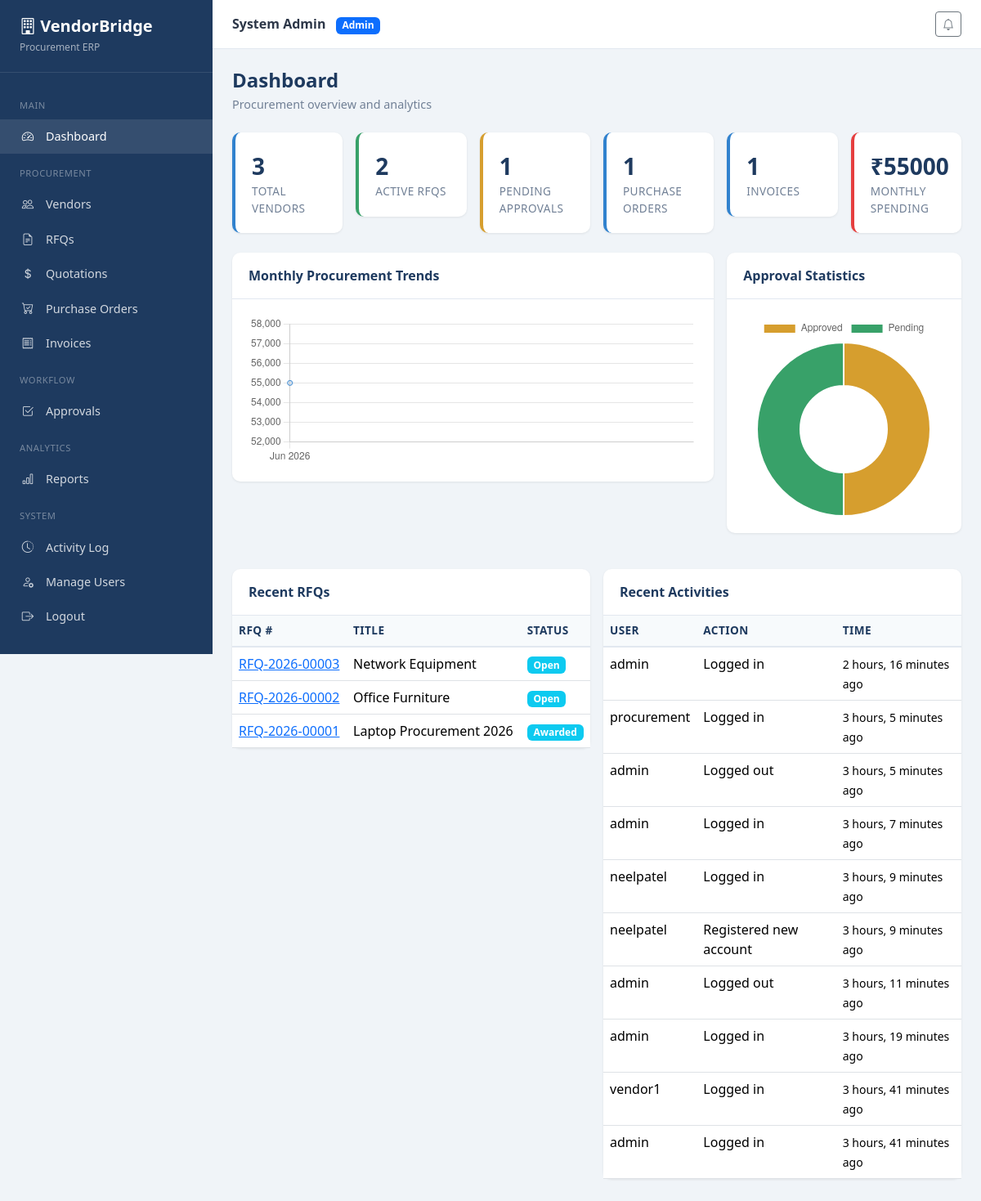
Screenshot of / (signed in) with the database file from the repository.
### accounts/models.py (models this page shows, shortened)
class User(AbstractUser):
    ROLE_ADMIN = 'admin'
    ROLE_PROCUREMENT = 'procurement_officer'
    ROLE_VENDOR = 'vendor'
    ROLE_MANAGER = 'manager'
    ROLE_CHOICES = [
        (ROLE_ADMIN, 'Admin'),
        (ROLE_PROCUREMENT, 'Procurement Officer'),
        (ROLE_VENDOR, 'Vendor'),
        (ROLE_MANAGER, 'Manager / Approver'),
    ]
    role = models.CharField(max_length=30, choices=ROLE_CHOICES, default=ROLE_PROCUREMENT)
    phone = models.CharField(max_length=20, blank=True)
    created_at = models.DateTimeField(auto_now_add=True)
    class Meta:
        ordering = ['username']
    @property
    def is_admin_role(self):
        return self.role == self.ROLE_ADMIN or self.is_superuser
    @property
    def is_vendor_role(self):
        return self.role == self.ROLE_VENDOR

### procurement/models.py (models this page shows, shortened)
class RFQ(models.Model):
    STATUS_DRAFT = 'draft'
    STATUS_OPEN = 'open'
    STATUS_CLOSED = 'closed'
    STATUS_AWARDED = 'awarded'
    STATUS_CHOICES = [
        (STATUS_DRAFT, 'Draft'),
        (STATUS_OPEN, 'Open'),
        (STATUS_CLOSED, 'Closed'),
        (STATUS_AWARDED, 'Awarded'),
    ]
    rfq_number = models.CharField(max_length=30, unique=True, default=generate_rfq_number)
    title = models.CharField(max_length=200)
    product_name = models.CharField(max_length=200)
    description = models.TextField()
    quantity = models.PositiveIntegerField(default=1)
    deadline = models.DateTimeField()
    attachment = models.FileField(upload_to='rfq_attachments/', blank=True, null=True)
    assigned_vendors = models.ManyToManyField(Vendor, blank=True, related_name='assigned_rfqs')
    created_by = models.ForeignKey(
        settings.AUTH_USER_MODEL,
        on_delete=models.SET_NULL,
        null=True,
        related_name='created_rfqs',
    )
    status = models.CharField(max_length=20, choices=STATUS_CHOICES, default=STATUS_OPEN)
    created_at = models.DateTimeField(auto_now_add=True)
    class Meta:
        ordering = ['-created_at']
        verbose_name = 'RFQ'
        verbose_name_plural = 'RFQs'

### core/models.py (models this page shows, shortened)
class ActivityLog(models.Model):
    user = models.ForeignKey(
        settings.AUTH_USER_MODEL,
        on_delete=models.SET_NULL,
        null=True,
        related_name='activity_logs',
    )
    action = models.CharField(max_length=255)
    module = models.CharField(max_length=100)
    timestamp = models.DateTimeField(auto_now_add=True)
    class Meta:
        ordering = ['-timestamp']

### core/views.py (the view)
# urls.py: path('', views.dashboard, name='dashboard'),
@login_required
def dashboard(request):
    if request.user.is_vendor_role:
        return redirect('procurement:vendor_rfq_list')
    now = timezone.now()
    month_start = now.replace(day=1, hour=0, minute=0, second=0, microsecond=0)
    stats = {
        'total_vendors': Vendor.objects.filter(status=Vendor.STATUS_ACTIVE).count(),
        'active_rfqs': RFQ.objects.filter(status=RFQ.STATUS_OPEN).count(),
        'pending_approvals': Approval.objects.filter(status=Approval.STATUS_PENDING).count(),
        'purchase_orders': PurchaseOrder.objects.count(),
        'invoices': Invoice.objects.count(),
        'monthly_spending': PurchaseOrder.objects.filter(
            created_at__gte=month_start
        ).aggregate(total=Sum('amount'))['total'] or 0,
    }
    recent_activities = ActivityLog.objects.select_related('user')[:10]
    recent_rfqs = RFQ.objects.order_by('-created_at')[:5]
    pending_approvals = Approval.objects.filter(
        status=Approval.STATUS_PENDING
    ).select_related('rfq')[:5]
    monthly_trends = (
        PurchaseOrder.objects
        .annotate(month=TruncMonth('created_at'))
        .values('month')
        .annotate(total=Sum('amount'), count=Count('id'))
        .order_by('month')[:6]
    )
    trend_labels = [item['month'].strftime('%b %Y') if item['month'] else '' for item in monthly_trends]
    trend_values = [float(item['total'] or 0) for item in monthly_trends]
    approval_stats = list(Approval.objects.values('status').annotate(count=Count('id')))
    return render(request, 'core/dashboard.html', {
        'stats': stats,
        'recent_activities': recent_activities,
        'recent_rfqs': recent_rfqs,
        'pending_approvals': pending_approvals,
        'trend_labels_json': json.dumps(trend_labels),
        'trend_values_json': json.dumps(trend_values),
        'approval_stats': approval_stats,
    })

### core/context_processors.py (called while the page is built)
def notifications_processor(request):
    if request.user.is_authenticated:
        unread = request.user.notifications.filter(is_read=False).count()
        recent = request.user.notifications.all()[:5]
        return {'unread_notifications': unread, 'recent_notifications': recent}
    return {'unread_notifications': 0, 'recent_notifications': []}

### templates/core/dashboard.html (shortened to what this page needs)
{% extends 'base.html' %}
{% block content %}
<h1 class="page-title">Dashboard</h1>
<p class="page-subtitle">Procurement overview and analytics</p>
<div class="row g-3 mb-4">
    <div class="col-md-4 col-lg-2">
        <div class="stat-card">
            <div class="stat-value">{{ stats.total_vendors }}</div>
            <div class="stat-label">Total Vendors</div>
        </div>
    </div>
    <div class="col-md-4 col-lg-2">
        <div class="stat-card success">
            <div class="stat-value">{{ stats.active_rfqs }}</div>
            <div class="stat-label">Active RFQs</div>
        </div>
    </div>
    <div class="col-md-4 col-lg-2">
        <div class="stat-card warning">
            <div class="stat-value">{{ stats.pending_approvals }}</div>
            <div class="stat-label">Pending Approvals</div>
        </div>
    </div>
    <div class="col-md-4 col-lg-2">
        <div class="stat-card">
            <div class="stat-value">{{ stats.purchase_orders }}</div>
            <div class="stat-label">Purchase Orders</div>
        </div>
    </div>
    <div class="col-md-4 col-lg-2">
        <div class="stat-card">
            <div class="stat-value">{{ stats.invoices }}</div>
            <div class="stat-label">Invoices</div>
        </div>
    </div>
    <div class="col-md-4 col-lg-2">
        <div class="stat-card danger">
            <div class="stat-value">₹{{ stats.monthly_spending|floatformat:0 }}</div>
            <div class="stat-label">Monthly Spending</div>
        </div>
    </div>
</div>
<div class="row g-3">
    <div class="col-lg-8">
        <div class="card-panel">
            <div class="card-header">Monthly Procurement Trends</div>
            <div class="card-body">
                <canvas id="spendingChart" height="100"></canvas>
            </div>
        </div>
    </div>
    <div class="col-lg-4">
        <div class="card-panel">
            <div class="card-header">Approval Statistics</div>
            <div class="card-body">
                <canvas id="approvalChart"></canvas>
            </div>
        </div>
    </div>
</div>
<div class="row g-3 mt-1">
    <div class="col-lg-6">
        <div class="card-panel">
            <div class="card-header">Recent RFQs</div>
            <div class="card-body p-0">
                <table class="table table-vb mb-0">
                    <thead><tr><th>RFQ #</th><th>Title</th><th>Status</th></tr></thead>
                    <tbody>
                        {% for rfq in recent_rfqs %}
                        <tr>
                            <td><a href="{% url 'procurement:rfq_detail' rfq.pk %}">{{ rfq.rfq_number }}</a></td>
                            <td>{{ rfq.title|truncatechars:30 }}</td>
                            <td><span class="badge bg-info">{{ rfq.get_status_display }}</span></td>
                        </tr>
                        {% empty %}
                        <tr><td colspan="3" class="text-center text-muted">No RFQs yet.</td></tr>
                        {% endfor %}
                    </tbody>
                </table>
            </div>
        </div>
    </div>
    <div class="col-lg-6">
        <div class="card-panel">
            <div class="card-header">Recent Activities</div>
            <div class="card-body p-0">
                <table class="table table-vb mb-0">
                    <thead><tr><th>User</th><th>Action</th><th>Time</th></tr></thead>
                    <tbody>
                        {% for log in recent_activities %}
                        <tr>
                            <td>{{ log.user.username|default:"System" }}</td>
                            <td>{{ log.action|truncatechars:40 }}</td>
                            <td><small>{{ log.timestamp|timesince }} ago</small></td>
                        </tr>
                        {% empty %}
                        <tr><td colspan="3" class="text-center text-muted">No activities yet.</td></tr>
                        {% endfor %}
                    </tbody>
                </table>
            </div>
        </div>
    </div>
</div>
{% endblock %}
{% block extra_js %}
<script>
const spendingCtx = document.getElementById('spendingChart');
new Chart(spendingCtx, {
    type: 'line',
    data: {
        labels: {{ trend_labels_json|safe }},
        datasets: [{
            label: 'Spending (₹)',
            data: {{ trend_values_json|safe }},
            borderColor: '#3182ce',
            backgroundColor: 'rgba(49,130,206,0.1)',
            fill: true,
            tension: 0.3
        }]
    },
    options: { responsive: true, plugins: { legend: { display: false } } }
});
const approvalCtx = document.getElementById('approvalChart');
new Chart(approvalCtx, {
    type: 'doughnut',
    data: {
        labels: [{% for s in approval_stats %}'{{ s.status|title }}'{% if not forloop.last %},{% endif %}{% endfor %}],
        datasets: [{
            data: [{% for s in approval_stats %}{{ s.count }}{% if not forloop.last %},{% endif %}{% endfor %}],
            backgroundColor: ['#d69e2e', '#38a169', '#e53e3e']
        }]
    },
    options: { responsive: true }
});
</script>
{% endblock %}

### templates/base.html (shortened to what this page needs)
{% load static %}
<!DOCTYPE html>
<html lang="en">
<head>
    <link href="https://cdn.jsdelivr.net/npm/bootstrap@5.3.3/dist/css/bootstrap.min.css" rel="stylesheet">
    <link href="https://cdn.jsdelivr.net/npm/bootstrap-icons@1.11.3/font/bootstrap-icons.min.css" rel="stylesheet">
    <link href="{% static 'css/vendorbridge.css' %}" rel="stylesheet">
</head>
<body>
    {% if user.is_authenticated %}
    <div class="app-layout">
        {% include 'partials/sidebar.html' %}
        <div class="main-content">
            {% include 'partials/navbar.html' %}
            <div class="page-content">
                {% block content %}{% endblock %}
            </div>
        </div>
    </div>
    {% else %}
        {% block auth_content %}{% endblock %}
    {% endif %}
    {% block extra_js %}{% endblock %}
</body>
</html>

### templates/partials/sidebar.html (shortened to what this page needs)
<nav class="sidebar" id="sidebar">
    <div class="sidebar-brand">
        <h2><i class="bi bi-building"></i> VendorBridge</h2>
        <small>Procurement ERP</small>
    </div>
    <div class="sidebar-nav">
        {% if not user.is_vendor_role %}
        <div class="nav-section">Main</div>
        <a href="{% url 'core:dashboard' %}" class="{% if request.resolver_match.url_name == 'dashboard' %}active{% endif %}">
            <i class="bi bi-speedometer2"></i> Dashboard
        </a>
        {% endif %}
        {% if user.is_admin_role or user.is_procurement_officer %}
        <div class="nav-section">Procurement</div>
        <a href="{% url 'vendors:list' %}" class="{% if 'vendors' in request.path %}active{% endif %}">
            <i class="bi bi-people"></i> Vendors
        </a>
        <a href="{% url 'procurement:rfq_list' %}" class="{% if '/rfq' in request.path and 'vendor' not in request.path %}active{% endif %}">
            <i class="bi bi-file-earmark-text"></i> RFQs
        </a>
        <a href="{% url 'procurement:quotation_list' %}">
            <i class="bi bi-currency-dollar"></i> Quotations
        </a>
        <a href="{% url 'procurement:po_list' %}">
            <i class="bi bi-cart-check"></i> Purchase Orders
        </a>
        <a href="{% url 'procurement:invoice_list' %}">
            <i class="bi bi-receipt"></i> Invoices
        </a>
        {% endif %}
        {% if user.is_admin_role or user.is_manager_role %}
        <div class="nav-section">Workflow</div>
        <a href="{% url 'procurement:approval_list' %}">
            <i class="bi bi-check2-square"></i> Approvals
        </a>
        {% endif %}
        {% if user.is_admin_role or user.is_manager_role or user.is_procurement_officer %}
        <div class="nav-section">Analytics</div>
        <a href="{% url 'core:reports' %}">
            <i class="bi bi-bar-chart"></i> Reports
        </a>
        {% endif %}
        <div class="nav-section">System</div>
        <a href="{% url 'core:activity_log' %}">
            <i class="bi bi-clock-history"></i> Activity Log
        </a>
        {% if user.is_admin_role %}
        <a href="{% url 'accounts:manage_users' %}">
            <i class="bi bi-person-gear"></i> Manage Users
        </a>
        {% endif %}
        <a href="{% url 'accounts:logout' %}">
            <i class="bi bi-box-arrow-right"></i> Logout
        </a>
    </div>
</nav>

### templates/partials/navbar.html (shortened to what this page needs)
<div class="topbar">
    <div class="d-flex align-items-center gap-3">
        <div>
            <strong>{{ user.get_full_name|default:user.username }}</strong>
            <span class="badge bg-primary ms-2">{{ user.get_role_display }}</span>
        </div>
    </div>
    <div class="d-flex align-items-center gap-3">
        <div class="dropdown">
            <button class="btn btn-sm btn-outline-secondary position-relative" data-bs-toggle="dropdown">
                <i class="bi bi-bell"></i>
            </button>
        </div>
    </div>
</div>

### rows the page displays
User: get_full_name "System Admin", role "Admin"
RFQ: rfq_number "RFQ-2026-00003", title "Network Equipment", status "Open"
RFQ: rfq_number "RFQ-2026-00002", title "Office Furniture", status "Open"
RFQ: rfq_number "RFQ-2026-00001", title "Laptop Procurement 2026", status "Awarded"
ActivityLog: user.username "admin", action "Logged in", timestamp "2 hours, 16 minutes"
ActivityLog: user.username "procurement", action "Logged in", timestamp "3 hours, 5 minutes"
ActivityLog: user.username "admin", action "Logged out", timestamp "3 hours, 5 minutes"
ActivityLog: user.username "admin", action "Logged in", timestamp "3 hours, 7 minutes"
ActivityLog: user.username "neelpatel", action "Logged in", timestamp "3 hours, 9 minutes"
ActivityLog: user.username "neelpatel", action "Registered new account", timestamp "3 hours, 9 minutes"
ActivityLog: user.username "admin", action "Logged out", timestamp "3 hours, 11 minutes"
ActivityLog: user.username "admin", action "Logged in", timestamp "3 hours, 19 minutes"
ActivityLog: user.username "vendor1", action "Logged in", timestamp "3 hours, 41 minutes"
ActivityLog: user.username "admin", action "Logged in", timestamp "3 hours, 41 minutes"

### other values shown
{{ stats.total_vendors }} "3"
{{ stats.active_rfqs }} "2"
{{ stats.pending_approvals }} "1"
{{ stats.purchase_orders }} "1"
{{ stats.invoices }} "1"
{{ stats.monthly_spending|floatformat:0 }} "55000"
chart data {{ trend_values_json|safe }} [55000.0]
chart data {{ s.count }} 1, 1
